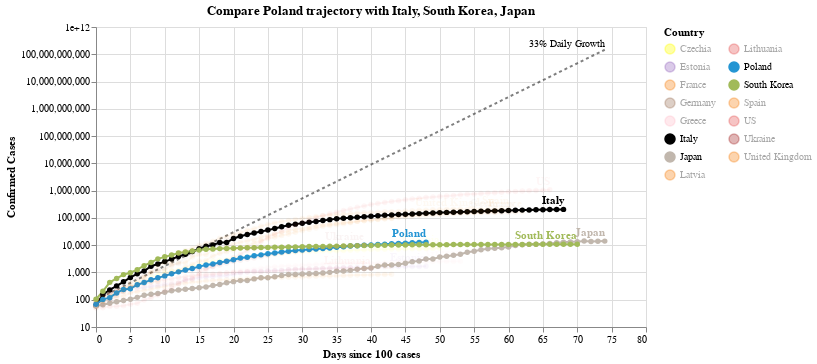

The cell this chart's notebook holds for it:
### Code cell
#hide_input
chart3 = make_since_chart(['Poland'])
chart3

### Figure 1 — Vega-Lite specification as saved in the notebook (floating-point values rounded to 4 significant figures; data arrays with more than 128 entries replaced by an {"elided": "..."} marker saying what was removed)
{"config": {"view": {"continuousWidth": 400, "continuousHeight": 300}}, "layer": [{"mark": {"type": "line", "color": "black", "opacity": 0.5, "strokeDash": [3, 3]}, "encoding": {"x": {"type": "quantitative", "field": "Days since 100 cases"}, "y": {"type": "quantitative", "field": "Confirmed Cases"}}}, {"mark": {"type": "text", "align": "right", "dy": -6, "fontSize": 10, "text": "33% Daily Growth"}, "encoding": {"x": {"type": "quantitative", "field": "Days since 100 cases"}, "y": {"type": "quantitative", "field": "Confirmed Cases"}}, "transform": [{"filter": "(datum['Days since 100 cases'] >= 74)"}]}, {"data": {"name": "data-0fdaec11534d90cb88cf265c39a3c27d"}, "mark": {"type": "line", "point": true}, "encoding": {"color": {"type": "nominal", "field": "Country", "legend": {"columns": 2}, "scale": {"domain": ["Czechia", "Estonia", "France", "Germany", "Greece", "Italy", "Japan", "Latvia", "Lithuania", "Poland", "South Korea", "Spain", "US", "Ukraine", "United Kingdom"], "range": ["yellow", "#9467bd", "#F58518", "#9D755D", "pink", "black", "#C1B7AD", "#F58518", "#E45756", "#2495D3", "#A1BA59", "#F58518", "#E45756", "brown", "#F58518"]}}, "opacity": {"condition": {"value": 1, "selection": "selector001"}, "value": 0.05}, "tooltip": [{"type": "nominal", "field": "Country"}, {"type": "temporal", "field": "Date"}, {"type": "quantitative", "field": "Confirmed Cases"}, {"type": "quantitative", "field": "Days since 100 cases"}], "x": {"type": "quantitative", "field": "Days since 100 cases"}, "y": {"type": "quantitative", "field": "Confirmed Cases", "scale": {"type": "log"}}}, "selection": {"selector001": {"type": "multi", "fields": ["Country"], "bind": "legend", "init": [{"Country": "Poland"}, {"Country": "Italy"}, {"Country": "South Korea"}, {"Country": "Japan"}]}}, "width": 550}, {"data": {"name": "data-0fdaec11534d90cb88cf265c39a3c27d"}, "mark": {"type": "text", "align": "right", "dy": -8, "fontWeight": "bold"}, "encoding": {"color": {"type": "nominal", "field": "Country", "legend": {"columns": 2}, "scale": {"domain": ["Czechia", "Estonia", "France", "Germany", "Greece", "Italy", "Japan", "Latvia", "Lithuania", "Poland", "South Korea", "Spain", "US", "Ukraine", "United Kingdom"], "range": ["yellow", "#9467bd", "#F58518", "#9D755D", "pink", "black", "#C1B7AD", "#F58518", "#E45756", "#2495D3", "#A1BA59", "#F58518", "#E45756", "brown", "#F58518"]}}, "opacity": {"condition": {"value": 1, "selection": "selector001"}, "value": 0.05}, "text": {"type": "nominal", "field": "Country"}, "tooltip": [{"type": "nominal", "field": "Country"}, {"type": "temporal", "field": "Date"}, {"type": "quantitative", "field": "Confirmed Cases"}, {"type": "quantitative", "field": "Days since 100 cases"}], "x": {"type": "quantitative", "field": "Days since 100 cases"}, "y": {"type": "quantitative", "field": "Confirmed Cases", "scale": {"type": "log"}}}, "transform": [{"filter": "(datum['Date'] >= 1588204800000)"}], "width": 550}], "data": {"name": "data-382c89820c78be5260470f1bf08c0b99"}, "title": "Compare Poland trajectory with Italy, South Korea, Japan", "$schema": "https://vega.github.io/schema/vega-lite/v4.0.2.json", "datasets": {"data-382c89820c78be5260470f1bf08c0b99": [{"Days since 100 cases": 0, "Confirmed Cases": 100.0}, {"Days since 100 cases": 1, "Confirmed Cases": 133.0}, {"Days since 100 cases": 2, "Confirmed Cases": 176.9}, {"Days since 100 cases": 3, "Confirmed Cases": 235.3}, {"Days since 100 cases": 4, "Confirmed Cases": 312.9}, {"Days since 100 cases": 5, "Confirmed Cases": 416.2}, {"Days since 100 cases": 6, "Confirmed Cases": 553.5}, {"Days since 100 cases": 7, "Confirmed Cases": 736.1}, {"Days since 100 cases": 8, "Confirmed Cases": 979.1}, {"Days since 100 cases": 9, "Confirmed Cases": 1302.0}, {"Days since 100 cases": 10, "Confirmed Cases": 1732.0}, {"Days since 100 cases": 11, "Confirmed Cases": 2303.0}, {"Days since 100 cases": 12, "Confirmed Cases": 3064.0}, {"Days since 100 cases": 13, "Confirmed Cases": 4074.0}, {"Days since 100 cases": 14, "Confirmed Cases": 5419.0}, {"Days since 100 cases": 15, "Confirmed Cases": 7207.0}, {"Days since 100 cases": 16, "Confirmed Cases": 9586.0}, {"Days since 100 cases": 17, "Confirmed Cases": 12750.0}, {"Days since 100 cases": 18, "Confirmed Cases": 16960.0}, {"Days since 100 cases": 19, "Confirmed Cases": 22550.0}, {"Days since 100 cases": 20, "Confirmed Cases": 29990.0}, {"Days since 100 cases": 21, "Confirmed Cases": 39890.0}, {"Days since 100 cases": 22, "Confirmed Cases": 53060.0}, {"Days since 100 cases": 23, "Confirmed Cases": 70560.0}, {"Days since 100 cases": 24, "Confirmed Cases": 93850.0}, {"Days since 100 cases": 25, "Confirmed Cases": 124800.0}, {"Days since 100 cases": 26, "Confirmed Cases": 166000.0}, {"Days since 100 cases": 27, "Confirmed Cases": 220800.0}, {"Days since 100 cases": 28, "Confirmed Cases": 293700.0}, {"Days since 100 cases": 29, "Confirmed Cases": 390600.0}, {"Days since 100 cases": 30, "Confirmed Cases": 519500.0}, {"Days since 100 cases": 31, "Confirmed Cases": 690900.0}, {"Days since 100 cases": 32, "Confirmed Cases": 918900.0}, {"Days since 100 cases": 33, "Confirmed Cases": 1222000.0}, {"Days since 100 cases": 34, "Confirmed Cases": 1625000.0}, {"Days since 100 cases": 35, "Confirmed Cases": 2162000.0}, {"Days since 100 cases": 36, "Confirmed Cases": 2875000.0}, {"Days since 100 cases": 37, "Confirmed Cases": 3824000.0}, {"Days since 100 cases": 38, "Confirmed Cases": 5086000.0}, {"Days since 100 cases": 39, "Confirmed Cases": 6764000.0}, {"Days since 100 cases": 40, "Confirmed Cases": 8996000.0}, {"Days since 100 cases": 41, "Confirmed Cases": 11970000.0}, {"Days since 100 cases": 42, "Confirmed Cases": 15910000.0}, {"Days since 100 cases": 43, "Confirmed Cases": 21170000.0}, {"Days since 100 cases": 44, "Confirmed Cases": 28150000.0}, {"Days since 100 cases": 45, "Confirmed Cases": 37440000.0}, {"Days since 100 cases": 46, "Confirmed Cases": 49790000.0}, {"Days since 100 cases": 47, "Confirmed Cases": 66230000.0}, {"Days since 100 cases": 48, "Confirmed Cases": 88080000.0}, {"Days since 100 cases": 49, "Confirmed Cases": 117100000.0}, {"Days since 100 cases": 50, "Confirmed Cases": 155800000.0}, {"Days since 100 cases": 51, "Confirmed Cases": 207200000.0}, {"Days since 100 cases": 52, "Confirmed Cases": 275600000.0}, {"Days since 100 cases": 53, "Confirmed Cases": 366600000.0}, {"Days since 100 cases": 54, "Confirmed Cases": 487500000.0}, {"Days since 100 cases": 55, "Confirmed Cases": 648400000.0}, {"Days since 100 cases": 56, "Confirmed Cases": 862400000.0}, {"Days since 100 cases": 57, "Confirmed Cases": 1147000000.0}, {"Days since 100 cases": 58, "Confirmed Cases": 1525000000.0}, {"Days since 100 cases": 59, "Confirmed Cases": 2029000000.0}, {"Days since 100 cases": 60, "Confirmed Cases": 2698000000.0}, {"Days since 100 cases": 61, "Confirmed Cases": 3589000000.0}, {"Days since 100 cases": 62, "Confirmed Cases": 4773000000.0}, {"Days since 100 cases": 63, "Confirmed Cases": 6348000000.0}, {"Days since 100 cases": 64, "Confirmed Cases": 8443000000.0}, {"Days since 100 cases": 65, "Confirmed Cases": 11230000000.0}, {"Days since 100 cases": 66, "Confirmed Cases": 14940000000.0}, {"Days since 100 cases": 67, "Confirmed Cases": 19860000000.0}, {"Days since 100 cases": 68, "Confirmed Cases": 26420000000.0}, {"Days since 100 cases": 69, "Confirmed Cases": 35140000000.0}, {"Days since 100 cases": 70, "Confirmed Cases": 46730000000.0}, {"Days since 100 cases": 71, "Confirmed Cases": 62150000000.0}, {"Days since 100 cases": 72, "Confirmed Cases": 82660000000.0}, {"Days since 100 cases": 73, "Confirmed Cases": 109900000000.0}, {"Days since 100 cases": 74, "Confirmed Cases": 146200000000.0}], "data-0fdaec11534d90cb88cf265c39a3c27d": {"elided": "855 records"}}}
